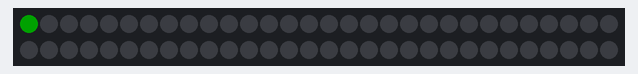
This sketch was run on a simulated ATtiny85, built with avr-gcc and run on an emulated ATtiny85. Shown: 60 RGB LEDs in strip order, left to right, continuing on the next row. Dim RGB values are drawn brighter than linear.

Above: at 0.16 s.
At 5.03 s:
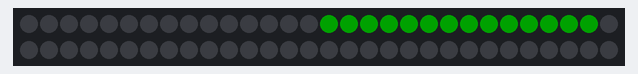
At 9.92 s:
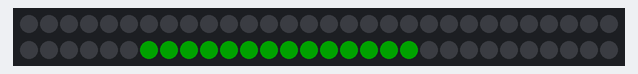
At 19.9 s:
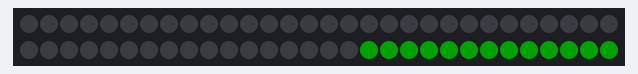
At 29.67 s:
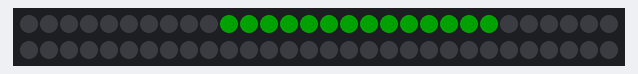
At 39.65 s:
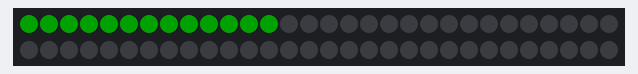

The sketch:

cylon.ino
```cpp
#include <Adafruit_DotStar.h>
#include <SPI.h>

#define NUMPIXELS 60 // 144

//Adafruit_DotStar strip(NUMPIXELS, DOTSTAR_BRG);

#define DATAPIN    4
#define CLOCKPIN   5

Adafruit_DotStar strip(NUMPIXELS, DATAPIN, CLOCKPIN, DOTSTAR_BRG);


void setup() {
  #if defined(__AVR_ATtiny85__) && (F_CPU == 16000000L)
  clock_prescale_set(clock_div_1);
  #endif

  strip.begin();
  strip.show();
}

const int TAIL_LENGTH = 14;
const int LEFT = 0;
const int RIGHT = 1;
int head = 0, tail = head - TAIL_LENGTH;
uint32_t color = 0x002200;
int direction = RIGHT;

void loop() {
  strip.setPixelColor(head, color);
  strip.setPixelColor(tail, 0);
  strip.show();

  if(head >= NUMPIXELS) {
    tail = head + TAIL_LENGTH;
    direction = LEFT;
  } else if(head < 0) {
    tail = head - TAIL_LENGTH;
    direction = RIGHT;
  }

  if(direction == RIGHT) {
    head++;
    tail++;
  } else {
    head--;
    tail--;
  }

  delay(10);
}
```
